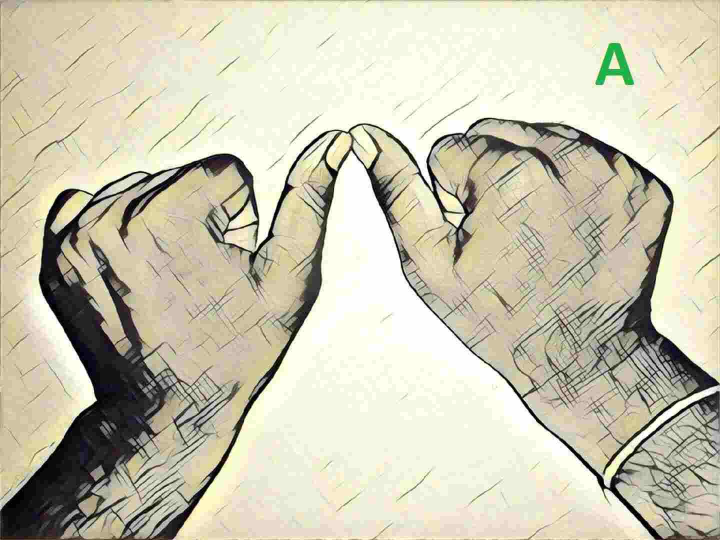
#> input picture isl_converter/text_symbolmodule/data/A.jpg, 1440 x 1080 px, given in place of the camera (shown at 1/2 size)
$ python videoCapturing_withoutClass.py
#> lines starting #> are read from the running program, lines starting #| are printed output that depends on the picture; after the words box and inside, x2 and y2 are one past the last pixel; in counts of white or black regions, pixels touching at a corner belong together
#HAND GESTURE RECOGNIZATION USING OPENCV
import numpy as np
import cv2
import math

capture=cv2.VideoCapture(0)
while capture.isOpened():
    check,frame=capture.read()
#> frame is the input picture: shape (1080, 1440, 3); mean B, G, R 178.1, 199.3, 203.5

    cv2.rectangle(frame,(100,100),(400,400), (0,255,0),0)
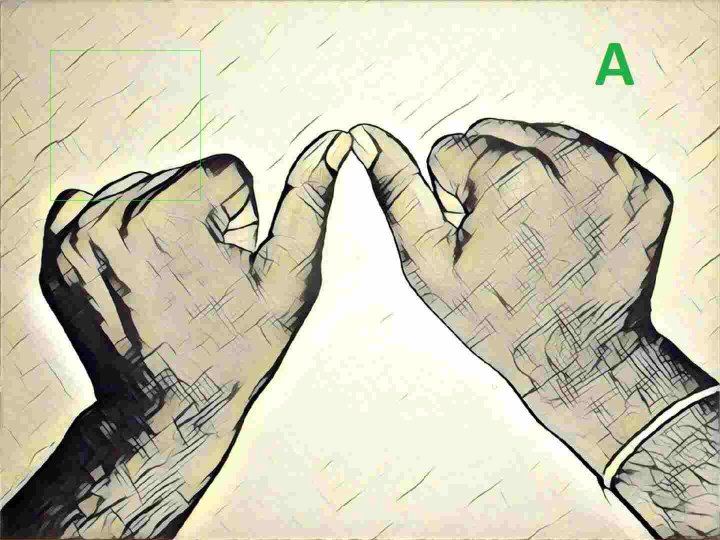
#> frame: shape (1080, 1440, 3) (shown at 1/2 size); 0.08% of pixels changed, all inside (x1, y1, x2, y2) = (100, 100, 401, 401)
    crop_image=frame[100:350,100:350]
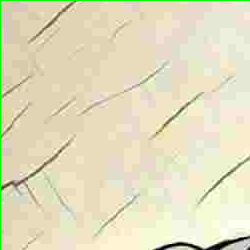
#> crop_image: shape (250, 250, 3); mean B, G, R 191.7, 221.8, 227.9

    blur=cv2.GaussianBlur(crop_image,(3,3),0)
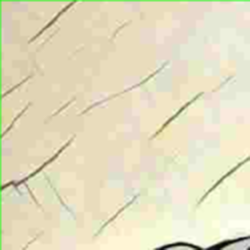
#> blur: shape (250, 250, 3); mean B, G, R 192.1, 221.7, 228.4

    hsv=cv2.cvtColor(blur,cv2.COLOR_BGR2HSV)
#> hsv: shape (250, 250, 3); mean H, S, V 24.6, 43.2, 230.9

    #create a binary image where white will be skin colors and rest is black
    mask2=cv2.inRange(hsv,np.array([2,0,0]),np.array([20,255,255]))
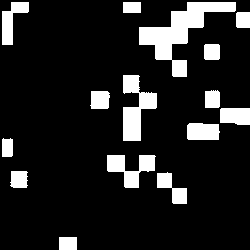
#> mask2: shape (250, 250); 13.4% white; 15 white regions, largest, box (x1, y1, x2, y2) and area: (139, 2, 236, 77) 2388, (123, 75, 157, 141) 1195, (107, 155, 156, 188) 820

    #kernal for morphological transformation
    kernel=np.ones((5,5), np.uint8)

    #apply morphological transformarions to filter out the background noise
    dilated=cv2.dilate(mask2,kernel,iterations=0)
    erosion=cv2.erode(dilated,kernel,iterations=0)

    filtered=cv2.GaussianBlur(erosion,(3,3),0)
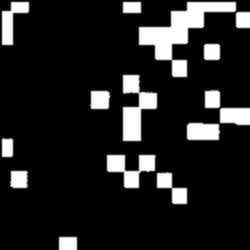
#> filtered: shape (250, 250); min 0, max 255, mean 34.3
    check,thres=cv2.threshold(filtered, 200, 225, cv2.THRESH_BINARY)
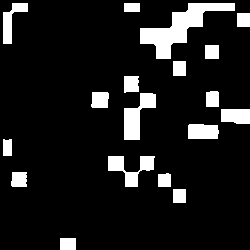
#> thres: shape (250, 250); values 0 (black) and 225 (white), 11% white; 18 white regions, largest, box (x1, y1, x2, y2) and area: (140, 3, 235, 59) 1850, (124, 93, 156, 140) 755, (108, 156, 155, 187) 649

    cv2.imshow("Threshold",thres)


    cv2.imshow("Gesture",frame)
        #close the camera if 'q' is pressed
    if cv2.waitKey(1)==ord('q'):
#> (key q is pressed here)
        break
capture.release()
cv2.destroyAllWindows()

$ run again, on isl_converter/text_symbolmodule/data/B.jpg
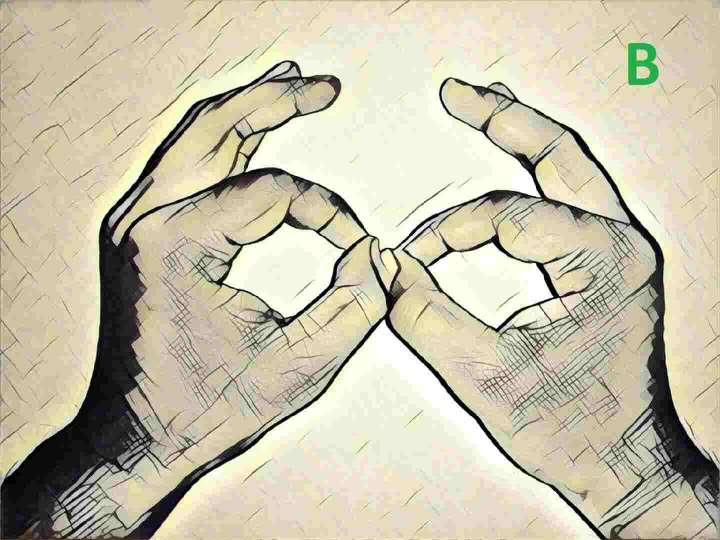
#> input picture isl_converter/text_symbolmodule/data/B.jpg, 1440 x 1080 px, given in place of the camera (shown at 1/2 size)
#> frame is the input picture: shape (1080, 1440, 3); mean B, G, R 170.2, 193.5, 199.7
#> frame: shape (1080, 1440, 3); 0.08% of pixels changed, all inside (x1, y1, x2, y2) = (100, 100, 401, 401)
#> hsv: shape (250, 250, 3); mean H, S, V 23.4, 55.7, 213.1
#> `mask2=cv2.inRange(hsv,np.array([2,0,0]),np.array([20,255,255]))`:
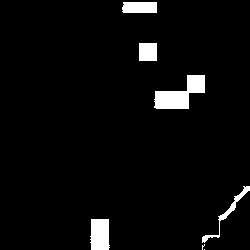
#> mask2: shape (250, 250); 4% white; 7 white regions (2 under 20 px), largest, box (x1, y1, x2, y2) and area: (154, 75, 205, 109) 935, (90, 219, 110, 250) 563, (122, 2, 157, 13) 377, (139, 43, 157, 61) 324, (202, 186, 250, 243) 295
#> `check,thres=cv2.threshold(filtered, 200, 225, cv2.THRESH_BINARY)`:
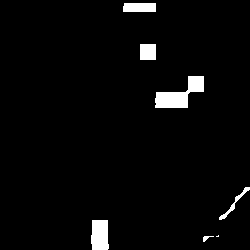
#> thres: shape (250, 250); values 0 (black) and 225 (white), 3.2% white; 7 white regions (1 under 20 px), largest, box (x1, y1, x2, y2) and area: (155, 76, 204, 108) 782, (91, 220, 109, 250) 494, (123, 3, 156, 12) 294, (140, 44, 156, 60) 256, (219, 187, 250, 220) 151, (203, 236, 214, 242) 30

$ run again, on isl_converter/text_symbolmodule/data/C.jpg
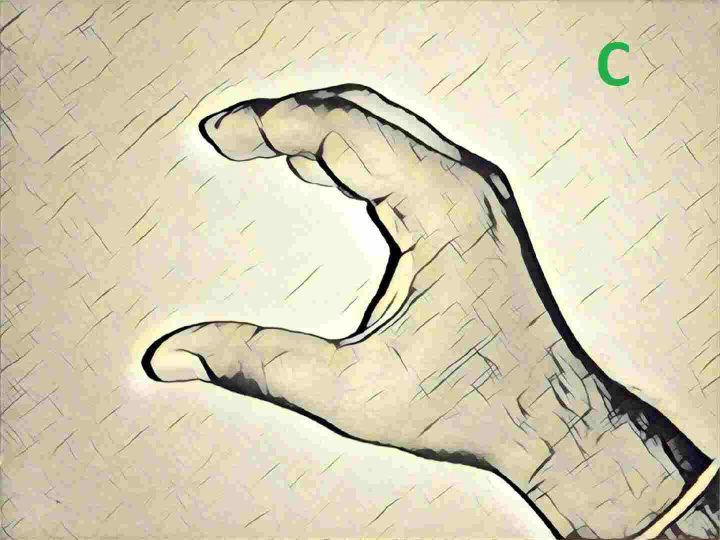
#> input picture isl_converter/text_symbolmodule/data/C.jpg, 1440 x 1080 px, given in place of the camera (shown at 1/2 size)
#> frame is the input picture: shape (1080, 1440, 3); mean B, G, R 178.7, 204.6, 213.6
#> frame: shape (1080, 1440, 3); 0.08% of pixels changed, all inside (x1, y1, x2, y2) = (100, 100, 401, 401)
#> hsv: shape (250, 250, 3); mean H, S, V 21.2, 54.4, 212.5
#> `mask2=cv2.inRange(hsv,np.array([2,0,0]),np.array([20,255,255]))`:
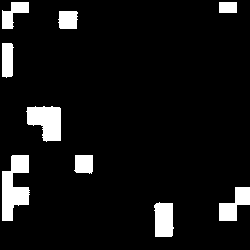
#> mask2: shape (250, 250); 7.8% white; 9 white regions, largest, box (x1, y1, x2, y2) and area: (2, 155, 30, 221) 1164, (26, 106, 61, 142) 913, (154, 202, 174, 237) 617
#> `check,thres=cv2.threshold(filtered, 200, 225, cv2.THRESH_BINARY)`:
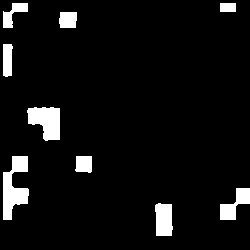
#> thres: shape (250, 250); values 0 (black) and 225 (white), 6.5% white; 9 white regions, largest, box (x1, y1, x2, y2) and area: (3, 156, 29, 220) 971, (27, 107, 60, 141) 805, (155, 203, 173, 236) 526

$ run again, on isl_converter/text_symbolmodule/data/D.jpg
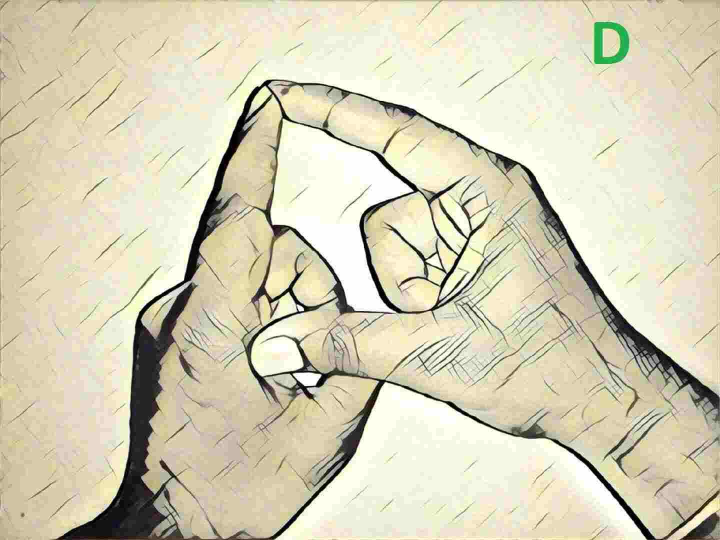
#> input picture isl_converter/text_symbolmodule/data/D.jpg, 1440 x 1080 px, given in place of the camera (shown at 1/2 size)
#> frame is the input picture: shape (1080, 1440, 3); mean B, G, R 184.1, 209.2, 214.7
#> frame: shape (1080, 1440, 3); 0.08% of pixels changed, all inside (x1, y1, x2, y2) = (100, 100, 401, 401)
#> hsv: shape (250, 250, 3); mean H, S, V 23.1, 45.1, 231
#> `mask2=cv2.inRange(hsv,np.array([2,0,0]),np.array([20,255,255]))`:
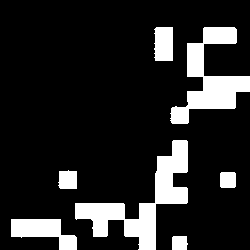
#> mask2: shape (250, 250); 15% white; 7 white regions, largest, box (x1, y1, x2, y2) and area: (75, 140, 188, 250) 3752, (170, 27, 250, 124) 3051, (11, 219, 77, 250) 1164
#> `check,thres=cv2.threshold(filtered, 200, 225, cv2.THRESH_BINARY)`:
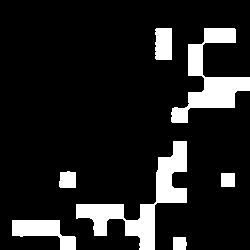
#> thres: shape (250, 250); values 0 (black) and 225 (white), 13% white; 7 white regions, largest, box (x1, y1, x2, y2) and area: (76, 141, 187, 250) 3282, (171, 28, 250, 123) 2660, (12, 220, 76, 250) 1000
